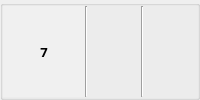
                      <widget class="QGroupBox" name="groupBox_28">
                       <property name="title">
                        <string/>
                       </property>
                       <layout class="QHBoxLayout" name="horizontalLayout_24">
                        <property name="spacing">
                         <number>0</number>
                        </property>
                        <property name="leftMargin">
                         <number>0</number>
                        </property>
                        <property name="topMargin">
                         <number>0</number>
                        </property>
                        <property name="rightMargin">
                         <number>0</number>
                        </property>
                        <property name="bottomMargin">
                         <number>0</number>
                        </property>
                        <item>
                         <widget class="QLabel" name="label_25">
                          <property name="minimumSize">
                           <size>
                            <width>82</width>
                            <height>0</height>
                           </size>
                          </property>
                          <property name="maximumSize">
                           <size>
                            <width>60</width>
                            <height>16777215</height>
                           </size>
                          </property>
                          <property name="font">
                           <font>
                            <family>나눔고딕</family>
                            <pointsize>10</pointsize>
                            <weight>75</weight>
                            <bold>true</bold>
                           </font>
                          </property>
                          <property name="styleSheet">
                           <string notr="true">background-color : rgb(240, 240, 240)</string>
                          </property>
                          <property name="text">
                           <string>7</string>
                          </property>
                          <property name="alignment">
                           <set>Qt::AlignCenter</set>
                          </property>
                         </widget>
                        </item>
                        <item>
                         <widget class="Line" name="line_61">
                          <property name="orientation">
                           <enum>Qt::Vertical</enum>
                          </property>
                         </widget>
                        </item>
                        <item>
                         <widget class="QLabel" name="nielsen_App_Name7">
                          <property name="font">
                           <font>
                            <family>나눔고딕</family>
                            <pointsize>10</pointsize>
                           </font>
                          </property>
                          <property name="text">
                           <string/>
                          </property>
                          <property name="margin">
                           <number>0</number>
                          </property>
                         </widget>
                        </item>
                        <item>
                         <widget class="Line" name="line_63">
                          <property name="orientation">
                           <enum>Qt::Vertical</enum>
                          </property>
                         </widget>
                        </item>
                        <item>
                         <widget class="QLabel" name="nielsen_App_User7">
                          <property name="maximumSize">
                           <size>
                            <width>150</width>
                            <height>16777215</height>
                           </size>
                          </property>
                          <property name="font">
                           <font>
                            <family>나눔고딕</family>
                            <pointsize>10</pointsize>
                           </font>
                          </property>
                          <property name="text">
                           <string/>
                          </property>
                          <property name="alignment">
                           <set>Qt::AlignCenter</set>
                          </property>
                         </widget>
                        </item>
                       </layout>
                      </widget>
